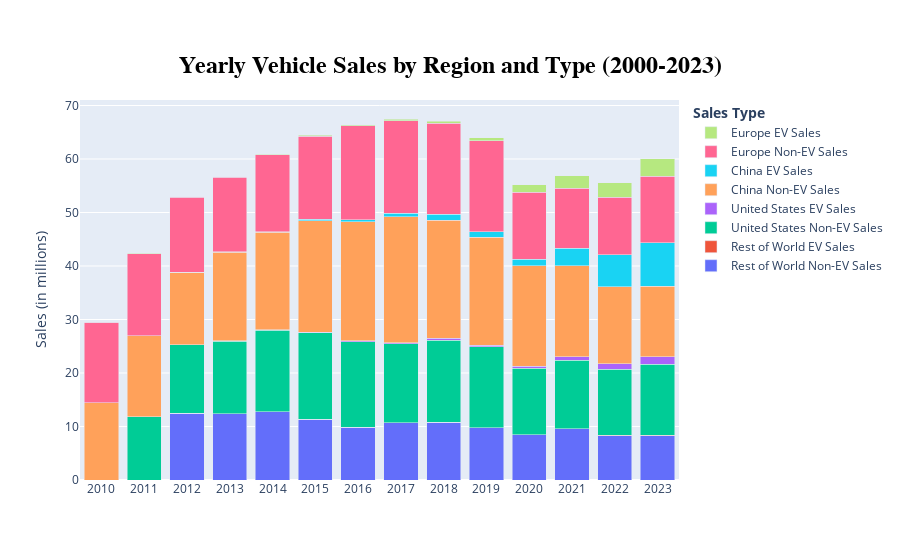

Here is the notebook cell this chart was saved with:
### Code cell
import pandas as pd
import plotly.express as px
import plotly.graph_objects as go

# Load data from CSV file
# DATA source : https://ourworldindata.org/grapher/car-sales?v=1&csvType=full&useColumnShortNames=false
file_path = '/Users/GURU/Desktop/ANALYSIS PROJECTS/Project 1/car-sales/car-sales.csv'  # Update this with the path to your CSV file

# Read the CSV file
df = pd.read_csv(file_path)

# Filter data for the required regions and years (2000-2023)
regions = ['Rest of World', 'United States', 'China', 'Europe']
df = df[(df['Year'] >= 2000) & (df['Entity'].isin(regions))]

# Check for missing or incorrect values
df.fillna(0, inplace=True)

# Calculate total sales for EV and Non-EV year-wise
yearly_ev_sales = df.pivot_table(index='Year', columns='Entity', values='Electric cars sold', aggfunc='sum').fillna(0) / 1_000_000  # Convert to millions
yearly_non_ev_sales = df.pivot_table(index='Year', columns='Entity', values='Non-electric car sales', aggfunc='sum').fillna(0) / 1_000_000  # Convert to millions

# Combine EV and Non-EV sales into a single DataFrame for each year
yearly_total_sales = pd.concat([yearly_ev_sales, yearly_non_ev_sales], axis=1)
yearly_total_sales.columns = [f'{col} EV Sales' for col in yearly_ev_sales.columns] + [f'{col} Non-EV Sales' for col in yearly_non_ev_sales.columns]

# Create an interactive stacked bar chart
fig = go.Figure()

for region in regions:
    fig.add_trace(go.Bar(
        x=yearly_total_sales.index,
        y=yearly_total_sales[f'{region} Non-EV Sales'],
        name=f'{region} Non-EV Sales',
        hovertemplate='Year: %{x}<br>Non-EV Sales: %{y:.2f}M',
    ))
    fig.add_trace(go.Bar(
        x=yearly_total_sales.index,
        y=yearly_total_sales[f'{region} EV Sales'],
        name=f'{region} EV Sales',
        hovertemplate='Year: %{x}<br>EV Sales: %{y:.2f}M',
    ))

fig.update_layout(
    barmode='stack',
    title={'text': 'Yearly Vehicle Sales by Region and Type (2000-2023)', 'y':0.9, 'x':0.5, 'xanchor': 'center', 'yanchor': 'top', 'font': {'size': 24, 'family': 'Arial', 'color': 'black', 'weight': 'bold'}},
    xaxis=dict(tickmode='linear', tick0=2000, dtick=1),
    yaxis=dict(title='Sales (in millions)'),
    legend_title=dict(text='Sales Type', font=dict(weight='bold')),
    hovermode='x unified'
)

fig.show()

### Figure 1 — Plotly figure (JSON) as saved in the notebook; plotly's stock layout.template omitted (floating-point values rounded to 4 significant figures)
{"data": [{"hovertemplate": "Year: %{x}<br>Non-EV Sales: %{y:.2f}M", "name": "Rest of World Non-EV Sales", "type": "bar", "x": [2010, 2011, 2012, 2013, 2014, 2015, 2016, 2017, 2018, 2019, 2020, 2021, 2022, 2023], "y": [0, 0, 12.44, 12.41, 12.79, 11.31, 9.873, 10.74, 10.81, 9.748, 8.429, 9.58, 8.287, 8.274]}, {"hovertemplate": "Year: %{x}<br>EV Sales: %{y:.2f}M", "name": "Rest of World EV Sales", "type": "bar", "x": [2010, 2011, 2012, 2013, 2014, 2015, 2016, 2017, 2018, 2019, 2020, 2021, 2022, 2023], "y": [0, 0, 0.000448, 0.000211, 0.00055, 0.0043, 0.00158, 0.00247, 0.004, 0.008, 0.0152, 0.0269, 0.0559, 0.126]}, {"hovertemplate": "Year: %{x}<br>Non-EV Sales: %{y:.2f}M", "name": "United States Non-EV Sales", "type": "bar", "x": [2010, 2011, 2012, 2013, 2014, 2015, 2016, 2017, 2018, 2019, 2020, 2021, 2022, 2023], "y": [0, 11.85, 12.8, 13.56, 15.21, 16.17, 16.0, 14.73, 15.29, 15.15, 12.49, 12.77, 12.39, 13.24]}, {"hovertemplate": "Year: %{x}<br>EV Sales: %{y:.2f}M", "name": "United States EV Sales", "type": "bar", "x": [2010, 2011, 2012, 2013, 2014, 2015, 2016, 2017, 2018, 2019, 2020, 2021, 2022, 2023], "y": [0, 0.0178, 0.054, 0.097, 0.118, 0.114, 0.16, 0.194, 0.36, 0.325, 0.294, 0.63, 0.99, 1.39]}, {"hovertemplate": "Year: %{x}<br>Non-EV Sales: %{y:.2f}M", "name": "China Non-EV Sales", "type": "bar", "x": [2010, 2011, 2012, 2013, 2014, 2015, 2016, 2017, 2018, 2019, 2020, 2021, 2022, 2023], "y": [14.4, 15.05, 13.5, 16.54, 18.18, 20.89, 22.26, 23.59, 22.1, 20.14, 18.86, 17.06, 14.44, 13.22]}, {"hovertemplate": "Year: %{x}<br>EV Sales: %{y:.2f}M", "name": "China EV Sales", "type": "bar", "x": [2010, 2011, 2012, 2013, 2014, 2015, 2016, 2017, 2018, 2019, 2020, 2021, 2022, 2023], "y": [0.00144, 0.00512, 0.00986, 0.01573, 0.073, 0.211, 0.339, 0.58, 1.09, 1.06, 1.14, 3.25, 5.9, 8.1]}, {"hovertemplate": "Year: %{x}<br>Non-EV Sales: %{y:.2f}M", "name": "Europe Non-EV Sales", "type": "bar", "x": [2010, 2011, 2012, 2013, 2014, 2015, 2016, 2017, 2018, 2019, 2020, 2021, 2022, 2023], "y": [15.08, 15.41, 14.07, 13.99, 14.45, 15.56, 17.54, 17.35, 16.99, 17.0, 12.6, 11.23, 10.8, 12.41]}, {"hovertemplate": "Year: %{x}<br>EV Sales: %{y:.2f}M", "name": "Europe EV Sales", "type": "bar", "x": [2010, 2011, 2012, 2013, 2014, 2015, 2016, 2017, 2018, 2019, 2020, 2021, 2022, 2023], "y": [0.00181, 0.01141, 0.0282, 0.059, 0.096, 0.189, 0.213, 0.3, 0.4, 0.58, 1.4, 2.3, 2.7, 3.3]}], "layout": {"barmode": "stack", "hovermode": "x unified", "legend": {"title": {"font": {"weight": "bold"}, "text": "Sales Type"}}, "title": {"font": {"color": "black", "family": "Arial", "size": 24, "weight": "bold"}, "text": "Yearly Vehicle Sales by Region and Type (2000-2023)", "x": 0.5, "xanchor": "center", "y": 0.9, "yanchor": "top"}, "xaxis": {"dtick": 1, "tick0": 2000, "tickmode": "linear"}, "yaxis": {"title": {"text": "Sales (in millions)"}}}}
